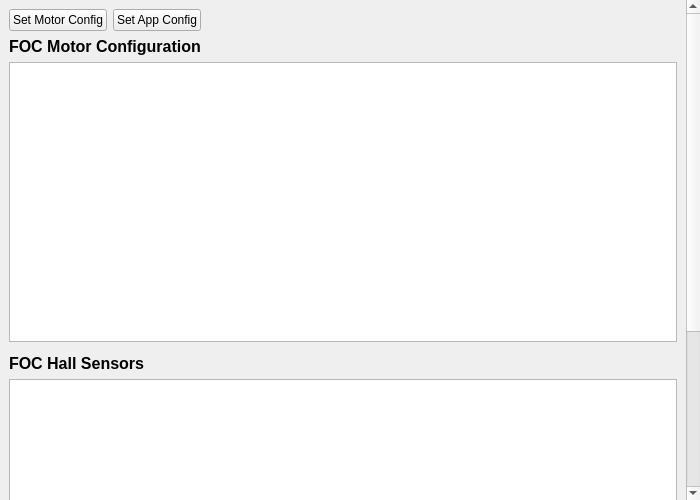
<?xml version="1.0" encoding="UTF-8"?>
<ui version="4.0">
 <class>PageControllerSetup</class>
 <widget class="QWidget" name="PageControllerSetup">
  <property name="geometry">
   <rect>
    <x>0</x>
    <y>0</y>
    <width>700</width>
    <height>500</height>
   </rect>
  </property>
  <property name="windowTitle">
   <string>Form</string>
  </property>
  <layout class="QVBoxLayout" name="verticalLayout">
   <property name="leftMargin">
    <number>0</number>
   </property>
   <property name="topMargin">
    <number>0</number>
   </property>
   <property name="rightMargin">
    <number>0</number>
   </property>
   <property name="bottomMargin">
    <number>0</number>
   </property>
   <item>
    <widget class="QScrollArea" name="scrollArea">
     <property name="widgetResizable">
      <bool>true</bool>
     </property>
     <property name="frameShape">
      <enum>QFrame::NoFrame</enum>
     </property>
     <widget class="QWidget" name="scrollAreaWidgetContents">
      <property name="geometry">
       <rect>
        <x>0</x>
        <y>0</y>
        <width>700</width>
        <height>500</height>
       </rect>
      </property>
      <layout class="QVBoxLayout" name="verticalLayout_2">
       <item>
        <layout class="QHBoxLayout" name="horizontalLayout">
         <item>
          <widget class="QPushButton" name="loadMotorConfButton">
           <property name="text">
            <string>Set Motor Config</string>
           </property>
           <property name="icon">
            <iconset resource="../res.qrc">
             <normaloff>:/res/icons/Open Folder-96.png</normaloff>:/res/icons/Open Folder-96.png</iconset>
           </property>
          </widget>
         </item>
         <item>
          <widget class="QPushButton" name="loadAppConfButton">
           <property name="text">
            <string>Set App Config</string>
           </property>
           <property name="icon">
            <iconset resource="../res.qrc">
             <normaloff>:/res/icons/Open Folder-96.png</normaloff>:/res/icons/Open Folder-96.png</iconset>
           </property>
          </widget>
         </item>
         <item>
          <spacer name="horizontalSpacer">
           <property name="orientation">
            <enum>Qt::Horizontal</enum>
           </property>
           <property name="sizeHint" stdset="0">
            <size>
             <width>40</width>
             <height>20</height>
            </size>
           </property>
          </spacer>
         </item>
        </layout>
       </item>
       <item>
        <widget class="QLabel" name="labelFocGeneral">
         <property name="text">
          <string>FOC Motor Configuration</string>
         </property>
         <property name="font">
          <font>
           <pointsize>12</pointsize>
           <weight>75</weight>
           <bold>true</bold>
          </font>
         </property>
        </widget>
       </item>
        <item>
         <widget class="ParamTable" name="generalTab">
          <property name="sizePolicy">
           <sizepolicy hsizetype="Preferred" vsizetype="Expanding">
            <horstretch>0</horstretch>
            <verstretch>1</verstretch>
           </sizepolicy>
          </property>
          <property name="minimumSize">
           <size>
            <width>0</width>
            <height>280</height>
           </size>
          </property>
         </widget>
        </item>
       <item>
        <widget class="DetectFoc" name="detectFoc" native="true"/>
       </item>
       <item>
        <widget class="QLabel" name="labelFocHall">
         <property name="text">
          <string>FOC Hall Sensors</string>
         </property>
         <property name="font">
          <font>
           <pointsize>12</pointsize>
           <weight>75</weight>
           <bold>true</bold>
          </font>
         </property>
        </widget>
       </item>
       <item>
        <widget class="ParamTable" name="hallTab">
         <property name="minimumSize">
          <size>
           <width>0</width>
           <height>350</height>
          </size>
         </property>
        </widget>
       </item>
       <item>
        <widget class="DetectFocHall" name="detectFocHall" native="true"/>
       </item>
       <item>
        <spacer name="verticalSpacer">
         <property name="orientation">
          <enum>Qt::Vertical</enum>
         </property>
         <property name="sizeHint" stdset="0">
          <size>
           <width>20</width>
           <height>40</height>
          </size>
         </property>
        </spacer>
       </item>
      </layout>
     </widget>
    </widget>
   </item>
  </layout>
 </widget>
 <customwidgets>
  <customwidget>
   <class>ParamTable</class>
   <extends>QTableWidget</extends>
   <header>widgets/paramtable.h</header>
  </customwidget>
  <customwidget>
   <class>DetectFoc</class>
   <extends>QWidget</extends>
   <header>widgets/detectfoc.h</header>
   <container>1</container>
  </customwidget>
  <customwidget>
   <class>DetectFocHall</class>
   <extends>QWidget</extends>
   <header>widgets/detectfochall.h</header>
   <container>1</container>
  </customwidget>
 </customwidgets>
 <resources>
  <include location="../res.qrc"/>
 </resources>
 <connections/>
</ui>
